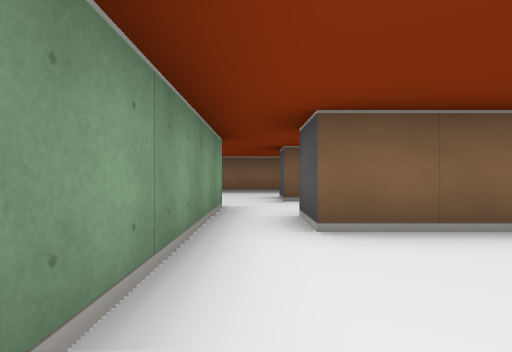
View 1 (above)

17 first-person views from a walk through a cub3D level. The camera is about half as high as the walls, looks level and sees 80° across. The floor is counted in squares. Each view is taken from the middle of a square. On the plan, view 1 faces up. The plan holds only what a view shows up to about 9 squares ahead; the rest is blank. The place goes on beyond the plan.

View 2
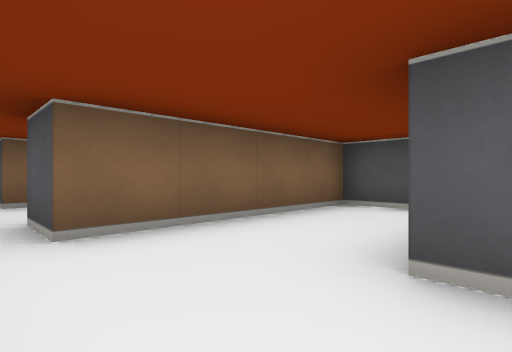

View 3
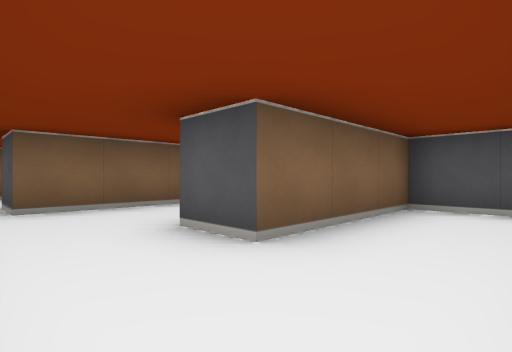

View 4
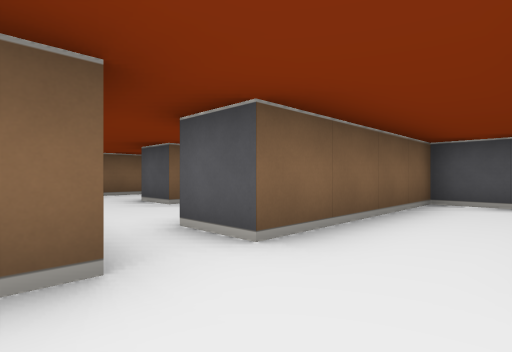

View 5
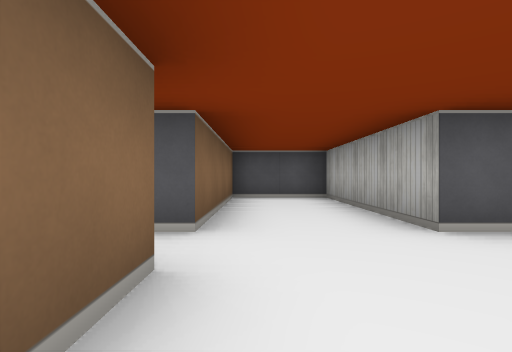

View 6
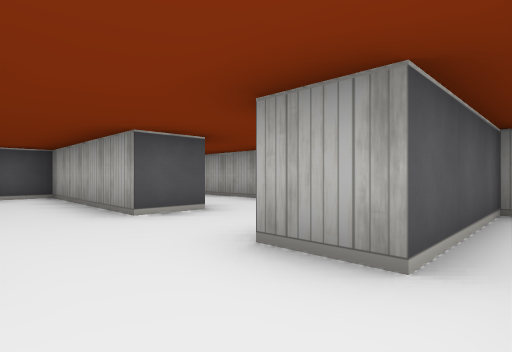

View 7
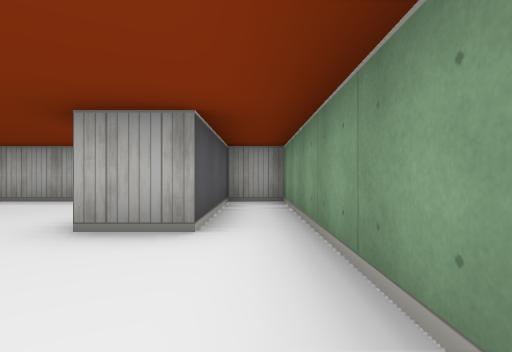

View 8
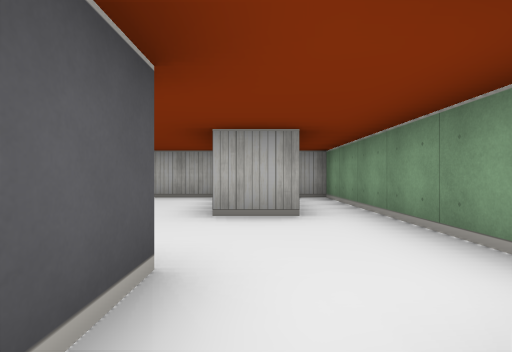

View 9
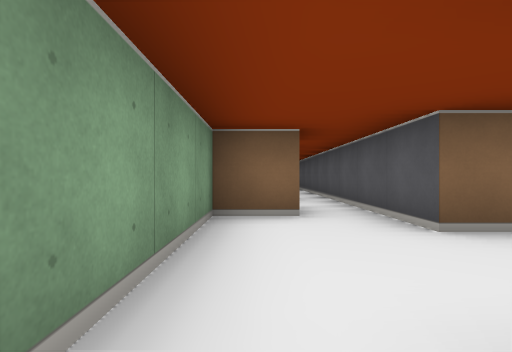

View 10
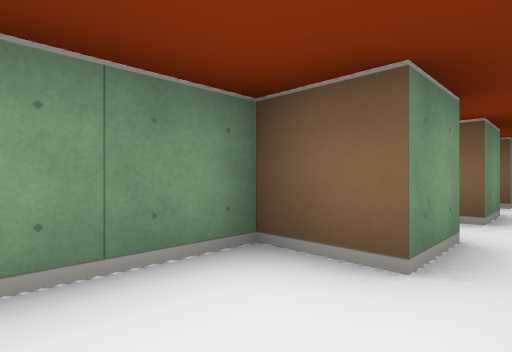

View 11
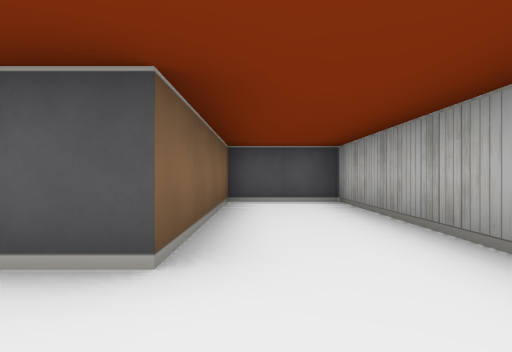

View 12
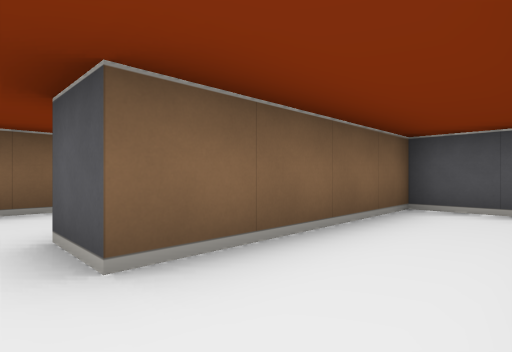

View 13
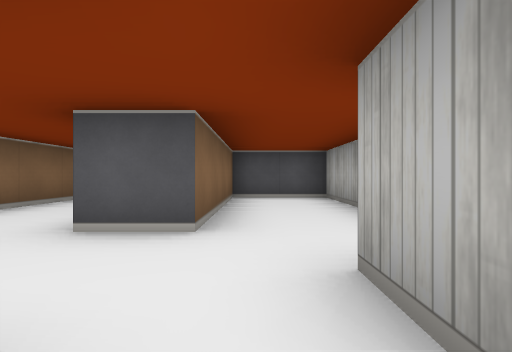

View 14
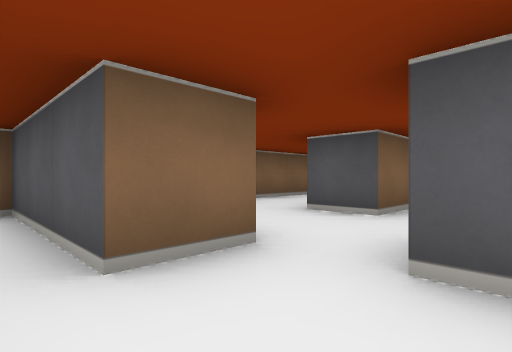

View 15
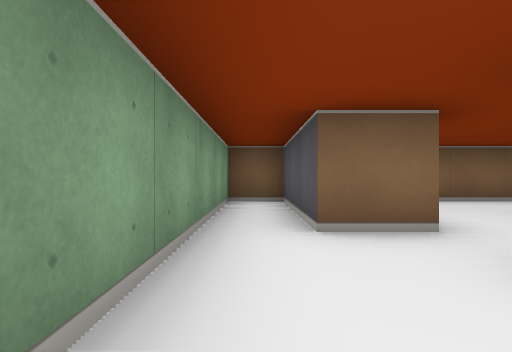

View 16
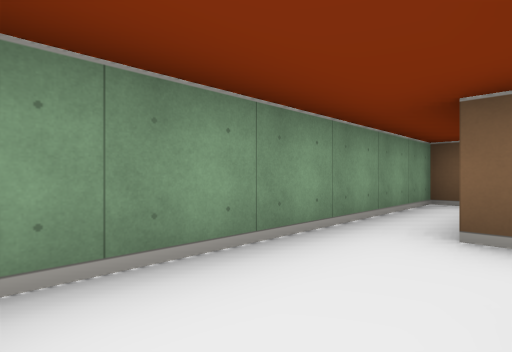

View 17
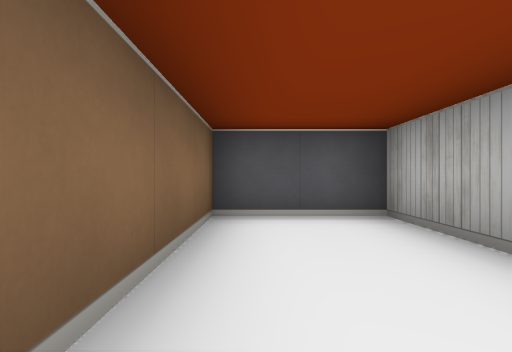

### Floor plan
Ten units are one square. View 1 is at (0, 0); x grows to the right and y downward. Boxes are objects, and circles mark ways between rooms. Rooms are numbered by the first view taken in them; rooms with no view inside come last. Other rooms are left out.
<svg viewBox="-40 -90 90 180">
<path fill="none" stroke="#000" d="M15 5 15 -5M45 -15 45 -25 5 -25M-5 -25 -5 -5M5 35 5 25M45 16 45 5 15 5M5 55 45 55 45 35 5 35M-5 35 -15 35 -15 25M-25 25 -35 25 -35 85 -25 85 -25 55 -15 55M-25 -5 -25 5M-25 15 -25 25M-15 25 -15 -15M-11 85 45 85 45 65 5 65 5 55M25 -35 45 -35 45 -55 5 -55M5 -25 5 -35M-15 -45 -5 -45 -5 -25M-15 -55 -25 -55 -25 -85 -35 -85 -35 -31M-15 -15 -15 -45M5 -55 5 -65M28 -65 45 -65 45 -85 -10 -85"/>
<circle cx="5" cy="0" r="3" fill="#2a7"/>
<circle cx="0" cy="-30" r="3" fill="#2a7"/>
<circle cx="0" cy="30" r="3" fill="#2a7"/>
<circle cx="-20" cy="20" r="3" fill="#2a7"/>
<circle cx="-5" cy="60" r="3" fill="#2a7"/>
<circle cx="-20" cy="-20" r="3" fill="#2a7"/>
<circle cx="-10" cy="-50" r="3" fill="#2a7"/>
<circle cx="-5" cy="-60" r="3" fill="#2a7"/>
<text x="20" y="-10">1</text>
<text x="20" y="20">2</text>
<text x="0" y="50">3</text>
<text x="-20" y="0">4</text>
<text x="10" y="70">5</text>
<text x="20" y="-40">6</text>
<text x="-30" y="-50">7</text>
<text x="10" y="-70">8</text>
</svg>
Room 1 opens to room 2. Room 1 opens to room 6. Room 2 opens to room 3. Room 3 opens to room 4. Room 3 opens to room 5. Room 4 opens to room 7. Room 6 opens to room 7. Room 6 opens to room 8.

Where each view was taken, in squares from view 1:
view 1: 0 up, 0 right, facing up
view 2: 0 up, 0 right, facing up-right
view 3: 2 down, 0 right, facing up-right
view 4: 5 down, 1 left, facing up-right
view 5: 4 down, 2 left, facing right
view 6: 4 down, 3 left, facing down-right
view 7: 3 down, 3 left, facing down
view 8: 2 down, 2 left, facing down
view 9: 6 down, 3 left, facing up
view 10: 4 down, 2 left, facing up-left
view 11: 7 down, 1 left, facing right
view 12: 4 up, 0 right, facing up-right
view 13: 5 up, 2 left, facing right
view 14: 4 up, 3 left, facing up-right
view 15: 3 up, 3 left, facing up
view 16: 3 up, 2 left, facing up-left
view 17: 8 up, 1 right, facing right
